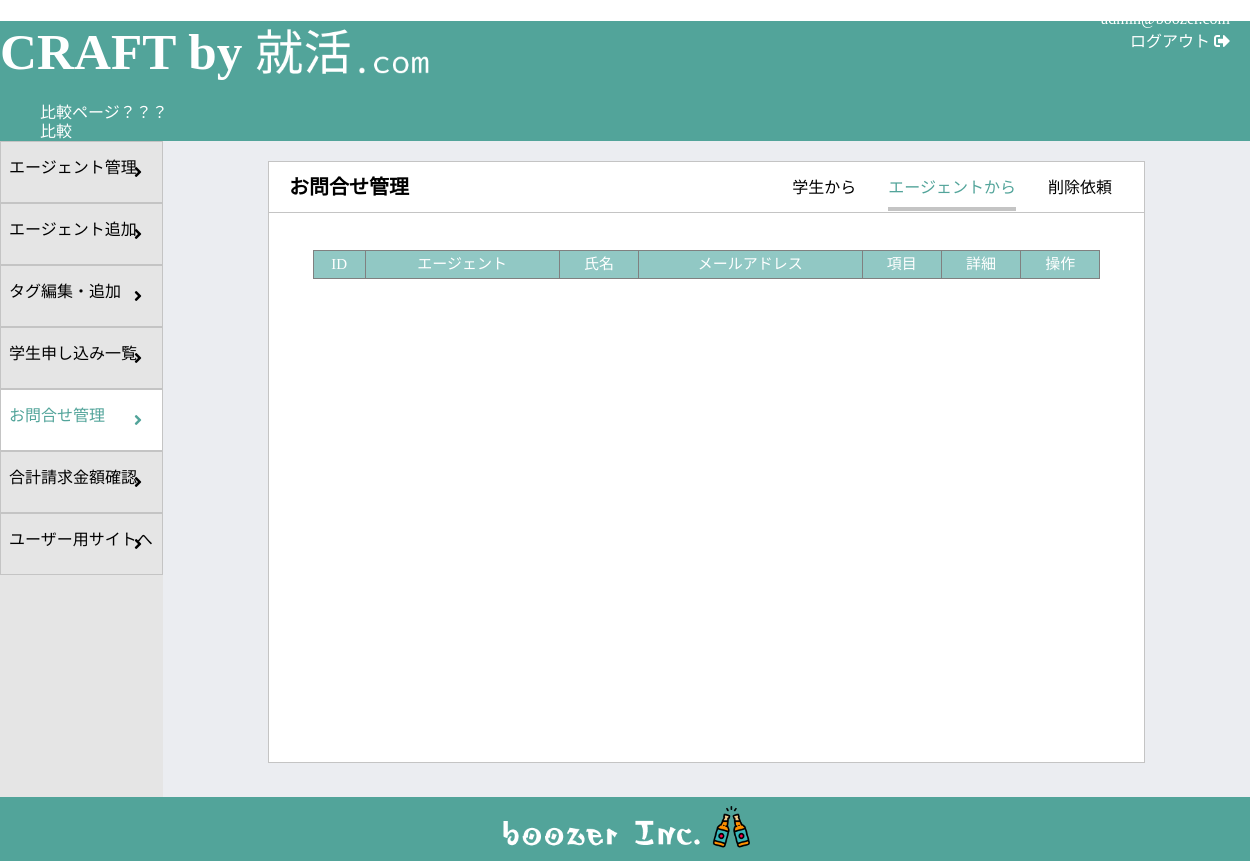
Before: /craft_admin/inquiries_agent.php (signed in) with the older database file.
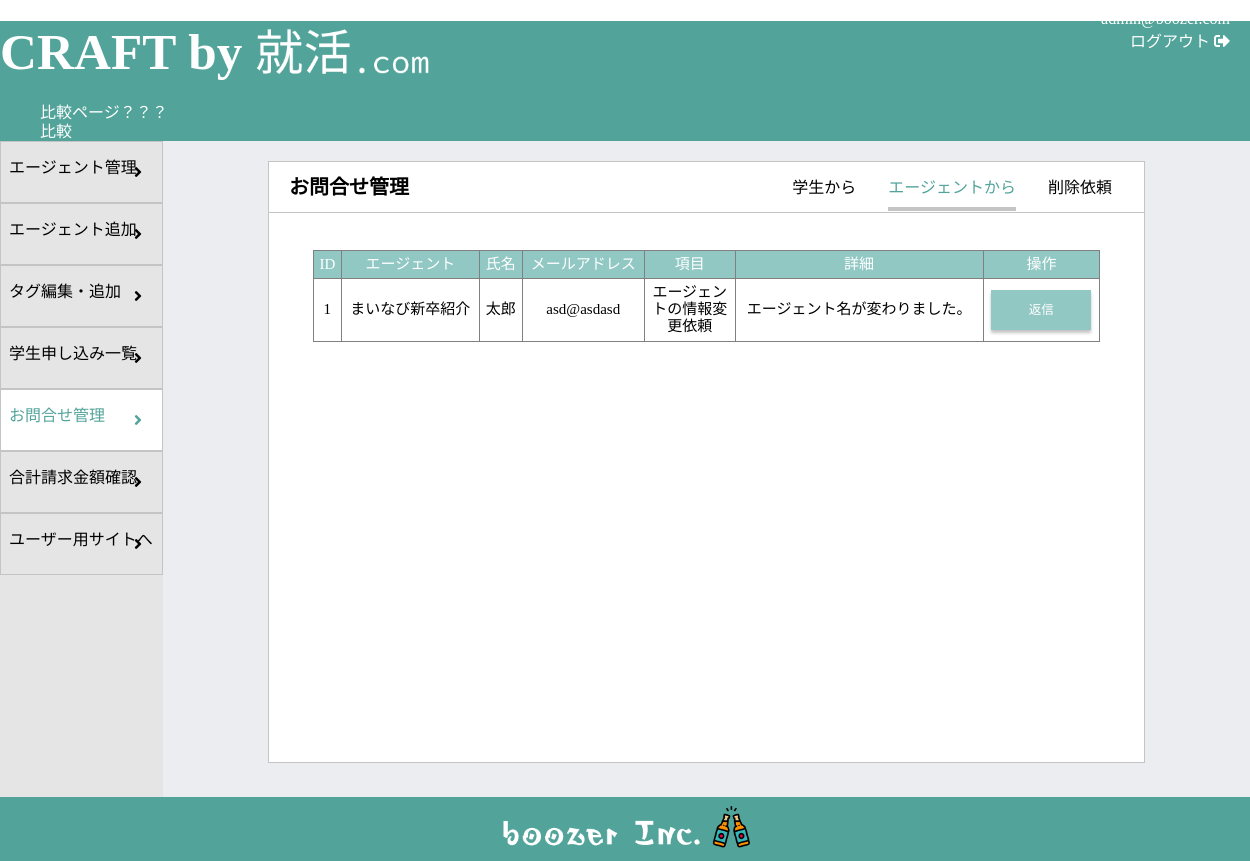
After: the same page with the newer database file.
### tables this page shows
CREATE TABLE agent_inquiries (
    id INT AUTO_INCREMENT NOT NULL PRIMARY KEY,
    agent_name VARCHAR(255) NOT NULL,
    agent_id INT NOT NULL,
    name VARCHAR(255) NOT NULL,
    email VARCHAR(255) NOT NULL,
    content VARCHAR(255) NOT NULL,
    details VARCHAR(255) NOT NULL
);

### src/craft_admin/inquiries_agent.php (the view, shortened to what this page needs)
<?php
require('../dbconnect.php');
$stmt = $db->query("SELECT * FROM agent_inquiries");
$results = $stmt->fetchAll();
?>
<!DOCTYPE html>
<html lang="en">
<head>
  <link href="https://use.fontawesome.com/releases/v5.15.4/css/all.css" rel="stylesheet">
</head>
<body>
  <?php require('../_header.php'); ?>
  <div class="util_logout">
    <p class="util_logout_email"><?= $_SESSION['email'] ?></p>
    <a href="./login/logout.php">
      ログアウト
      <i class="fas fa-sign-out-alt"></i>
    </a>
  </div>
  <div class="util_container">
    <div class="util_sidebar">
      <div class="util_sidebar_button">
        <a class="util_sidebar_link" href="/craft_admin/home.php">エージェント管理</a>
        <i class="fas fa-angle-right"></i>
      </div>
      <div class="util_sidebar_button">
        <a class="util_sidebar_link" href="/craft_admin/add_agent.php">エージェント追加</a>
        <i class="fas fa-angle-right"></i>
      </div>
      <div class="util_sidebar_button">
        <a class="util_sidebar_link" href="/craft_admin/tag.php">タグ編集・追加</a>
        <i class="fas fa-angle-right"></i>
      </div>
      <div class="util_sidebar_button">
        <a class="util_sidebar_link" href="/craft_admin/students_info.php">学生申し込み一覧</a>
        <i class="fas fa-angle-right"></i>
      </div>
      <div class="util_sidebar_button  util_sidebar_button--selected">
        <a class="util_sidebar_link util_sidebar_link--selected" href="/craft_admin/inquiries.php">お問合せ管理</a>
        <i class="fas fa-angle-right"></i>
      </div>
      <div class="util_sidebar_button">
        <a class="util_sidebar_link" href="/craft_admin/invoice.php">合計請求金額確認</a>
        <i class="fas fa-angle-right"></i>
      </div>
      <div class="util_sidebar_button">
        <a class="util_sidebar_link" href="/userpage/top.php" target="_blank">ユーザー用サイトへ</a>
        <i class="fas fa-angle-right"></i>
      </div>
    </div>
    <div class="util_content">
      <div class="util_title">
        <h2 class="util_title--text">
          お問合せ管理
        </h2>
        <div class="tab_container">
          <div class="tab-area">
            <div class="tab">
              <a class="tab__link" href="contact_management.php">学生から</a>
            </div>
            <div class="tab  active">
              <a class="tab__link__active" href="inquiries_agent.php">
                エージェントから
              </a>
            </div>
            <div class="tab">
              <a class="tab__link" href="inquiries_delete.php">
                削除依頼
              </a>
            </div>
          </div>
        </div>
      </div>
      <div class="manageinquiries">
        <div class="cont_for_scroll">
          <table class="manageinquiries_table" border=1; style=border-collapse:collapse;>
            <tr>
              <th class="dontwrap">ID</th>
              <th class="dontwrap">エージェント</th>
              <th>氏名</th>
              <th>メールアドレス</th>
              <th>項目</th>
              <th>詳細</th>
              <th>操作</th>
            </tr>
            <form action="delete_student_application.php?id=" method="POST">
              <?php
              foreach ($results as $result) {
                echo "<tr>";
                echo "<th>";
                echo $result['id'];
                echo "</th>";
                echo "<th>";
                echo $result['agent_name'];
                echo "</th>";
                echo "<th class='dontwrap'>";
                echo $result['name'];
                echo "</th>";
                echo "<th>";
                echo $result['email'];
                echo "</th>";
                echo "<th style='width: 80px'>";
                echo $result['content'];
                echo "</th>";
                echo "<th>";
                echo $result['details'];
                echo "</th>";
                echo "<th>"
              ?>
                <div class="manageinquiries_buttons">
                  <button onclick="modalOpen(<?= $result['id'] ?>)" type="button" class="manageinquiries_buttons--reply">返信</button>
                </div>
              <?php
                echo "</th>";
                echo "</tr>";
              };
              ?>
          </table>
        </div>
      </div>
    </div>
  </div>
      <?php require('../_footer.php'); ?>
</body>
</html>

Changed rows visible on the page:
added agent_inquiries: id "1", agent_name "まいなび新卒紹介", name "太郎", email "asd@asdasd", content "エージェントの情報変更依頼", details "エージェント名が変わりました。"
